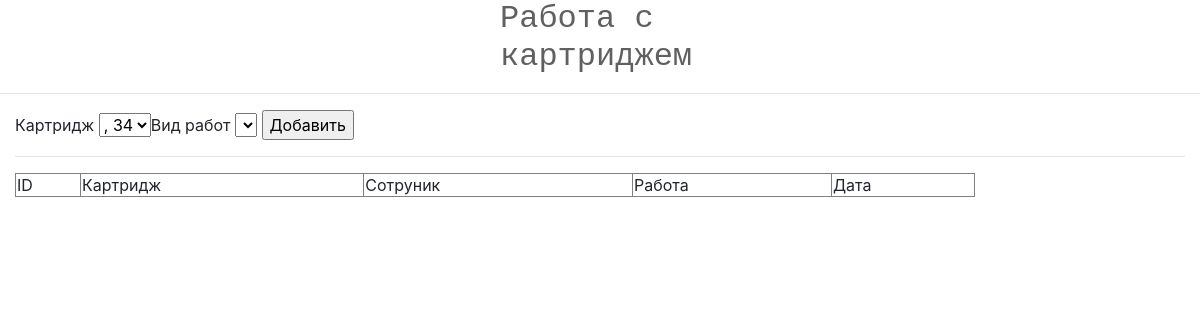
The page /remkartr.php on the database as committed earlier.
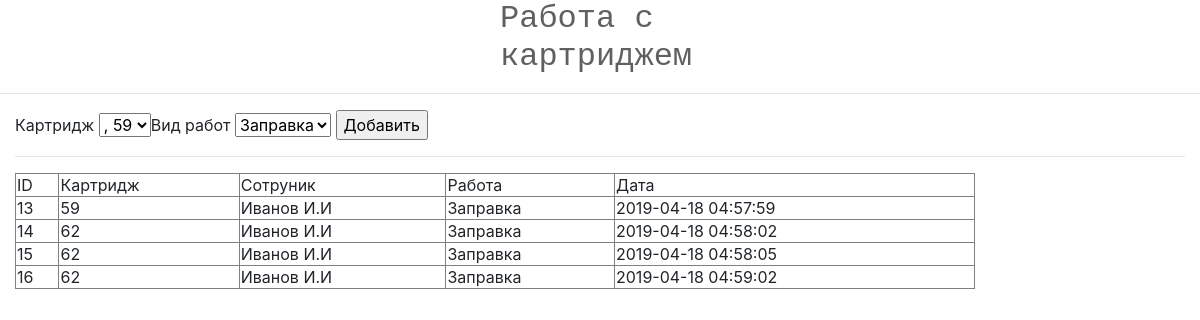
The same page on the database as committed later.
### tables this page shows
CREATE TABLE `remkartr` (
  `id` int(11) NOT NULL,
  `idkart` int(11) NOT NULL,
  `idrabot` int(11) NOT NULL,
  `data` timestamp NULL DEFAULT CURRENT_TIMESTAMP
);

CREATE TABLE `sotrydnik` (
  `id` int(5) NOT NULL,
  `fio` varchar(256) DEFAULT NULL,
  `id_otd` int(5) DEFAULT NULL,
  `doljn` varchar(256) DEFAULT NULL
);

CREATE TABLE `vidrab` (
  `id` int(5) NOT NULL,
  `name` varchar(256) NOT NULL
);

### remkartr.php (the view, shortened to what this page needs)
<html>
    <head>
     <link rel="stylesheet" href="https://stackpath.bootstrapcdn.com/bootstrap/4.3.1/css/bootstrap.min.css">
      <link rel="stylesheet" type="text/css" href="style.css">
    </head>
    <body>
      <div class="zagolovok"><h2>Работа с картриджем</h2></div>
      <hr/>
  <form method="post">
 <div class="container">
  Картридж
  <?php
$sql = "SELECT kartridj.id as Kartiges, kartridj.model, sotrydnik.id, sotrydnik.fio FROM kartridj
LEFT JOIN sotrydnik
ON sotrydnik.id = kartridj.idsotr
GROUP BY kartridj.id";
$result_select = mysql_query($sql);
echo "<select name = 'idkart'>";
while($object = mysql_fetch_object($result_select)){
echo "<option value = '$object->Kartiges''$object->idkart >  $object->fio, $object->Kartiges  </option>";
}
echo "</select>";
?>
Вид работ
  <?php
$sql = "SELECT * FROM vidrab";
$result_select = mysql_query($sql);
echo "<select name = 'idrabot'>";
while($object = mysql_fetch_object($result_select)){
echo "<option value = '$object->id,''$object->name,' >  $object->name  </option>";
}
echo "</select>";
?>
  <input type = "submit" value="Добавить"/>
</form>
<hr/>
<div class="">
<table class="tab" border="1" >
  <tr>
    <td>ID</td>
    <td>Картридж</td>
    <td>Сотруник</td>
    <td>Работа</td>
     <td>Дата</td>
   </tr>
   <?php
$result = mysql_query("SELECT remkartr.id, remkartr.idkart, remkartr.idrabot, vidrab.name, remkartr.data, sotrydnik.fio
FROM remkartr
LEFT JOIN vidrab
ON vidrab.id = remkartr.idrabot
LEFT JOIN print_link_kart
ON remkartr.idkart = print_link_kart.id_kart
LEFT JOIN printer
ON printer.id = print_link_kart.id_print
LEFT JOIN sotrydnik
ON sotrydnik.id = printer.idsotr");
while ($row = mysql_fetch_assoc($result))
{
    echo '<tr>';
    echo '<td>'.$row['id'].'</td>';
    echo '<td>'.$row['idkart'].'</td>';
    echo '<td>'.$row['fio'].'</td>';
    echo '<td>'.$row['name'].'</td>';
    echo '<td>'.$row['data'].'</td>';
    echo '</tr>';
}
?>
</table>
</div>
  </body>
</html>

Rows that differ between the two databases and show on the page:
added remkartr: id "13", idkart "59", sotrydnik.fio "Иванов И.И", vidrab.name "Заправка", data "2019-04-18 04:57:59"
added remkartr: id "14", idkart "62", sotrydnik.fio "Иванов И.И", vidrab.name "Заправка", data "2019-04-18 04:58:02"
added remkartr: id "15", idkart "62", sotrydnik.fio "Иванов И.И", vidrab.name "Заправка", data "2019-04-18 04:58:05"
added remkartr: id "16", idkart "62", sotrydnik.fio "Иванов И.И", vidrab.name "Заправка", data "2019-04-18 04:59:02"
Other text that changed with them:
form field idkart: ", 34" → ", 59"
form field idrabot: (not shown) → "Заправка"
